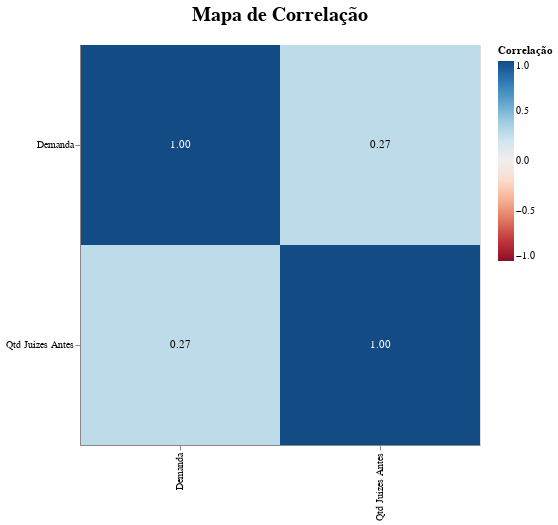

The notebook cell this image was saved under:
### Code cell
# Calcula correlação
corr = df_demanda_vara_x_juize[['Demanda', 'Qtd Juizes Antes']].corr()

# Transforma em formato longo
corr_melt = corr.reset_index().melt(id_vars="index")
corr_melt.columns = ["Variável1", "Variável2", "Correlação"]

# Heatmap
heatmap = alt.Chart(corr_melt).mark_rect().encode(
    x=alt.X("Variável1:O", title=""),
    y=alt.Y("Variável2:O", title=""),
    color=alt.Color("Correlação:Q", scale=alt.Scale(scheme="redblue", domain=(-1,1))),
    tooltip=["Variável1", "Variável2", alt.Tooltip("Correlação:Q", format=".2f")]
).properties(
    width=400,
    height=400,
    title={
        "text": "Mapa de Correlação",
        "fontSize": 20,
        "offset": 20
    }
    
)

# Adiciona valores no meio das células
text = alt.Chart(corr_melt).mark_text(baseline="middle").encode(
    x="Variável1:O",
    y="Variável2:O",
    text=alt.Text("Correlação:Q", format=".2f"),
    color=alt.condition(
        "datum.Correlação > 0.5 || datum.Correlação < -0.5",
        alt.value("white"),
        alt.value("black")
    )
)

final_heatmap = heatmap + text
final_heatmap

### Figure 1 — Vega-Lite specification as saved in the notebook (floating-point values rounded to 4 significant figures)
{"config": {"view": {"continuousWidth": 300, "continuousHeight": 300}}, "layer": [{"mark": {"type": "rect"}, "encoding": {"color": {"field": "Correlação", "scale": {"domain": [-1, 1], "scheme": "redblue"}, "type": "quantitative"}, "tooltip": [{"field": "Variável1", "type": "nominal"}, {"field": "Variável2", "type": "nominal"}, {"field": "Correlação", "format": ".2f", "type": "quantitative"}], "x": {"field": "Variável1", "title": "", "type": "ordinal"}, "y": {"field": "Variável2", "title": "", "type": "ordinal"}}, "title": {"text": "Mapa de Correlação", "fontSize": 20, "offset": 20}}, {"mark": {"type": "text", "baseline": "middle"}, "encoding": {"color": {"condition": {"test": "datum.Correlação > 0.5 || datum.Correlação < -0.5", "value": "white"}, "value": "black"}, "text": {"field": "Correlação", "format": ".2f", "type": "quantitative"}, "x": {"field": "Variável1", "type": "ordinal"}, "y": {"field": "Variável2", "type": "ordinal"}}}], "data": {"name": "data-0e2d82c5383c2692a6df7b69d7681a5f"}, "height": 400, "width": 400, "$schema": "https://vega.github.io/schema/vega-lite/v5.20.1.json", "datasets": {"data-0e2d82c5383c2692a6df7b69d7681a5f": [{"Variável1": "Demanda", "Variável2": "Demanda", "Correlação": 1.0}, {"Variável1": "Qtd Juizes Antes", "Variável2": "Demanda", "Correlação": 0.2745}, {"Variável1": "Demanda", "Variável2": "Qtd Juizes Antes", "Correlação": 0.2745}, {"Variável1": "Qtd Juizes Antes", "Variável2": "Qtd Juizes Antes", "Correlação": 1.0}]}}
